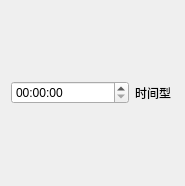
<?xml version="1.0" encoding="UTF-8"?>
<ui version="4.0">
 <class>ControlTime</class>
 <widget class="QWidget" name="ControlTime">
  <property name="geometry">
   <rect>
    <x>0</x>
    <y>0</y>
    <width>185</width>
    <height>186</height>
   </rect>
  </property>
  <property name="windowTitle">
   <string>Form</string>
  </property>
  <layout class="QHBoxLayout" name="horizontalLayout" stretch="3,1">
   <item>
    <widget class="QTimeEdit" name="timeEdit"/>
   </item>
   <item>
    <widget class="QLabel" name="label">
     <property name="text">
      <string>时间型</string>
     </property>
    </widget>
   </item>
  </layout>
 </widget>
 <resources/>
 <connections/>
</ui>
